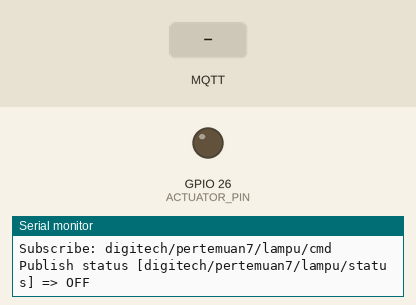
This sketch was run on a simulated ESP32. On the bench: output pins drawn as LEDs (lit = HIGH), the last lines printed to the serial monitor. The inputs (shaded band) are chosen by the test bench. WiFi joins after 1.5 s; servers stay silent unless stated; no MQTT or app messages arrive unless stated.

Above: at 3.2 s.
3.3 s: MQTT message "ON" arrives on the first subscribed topic
At 4.2 s:
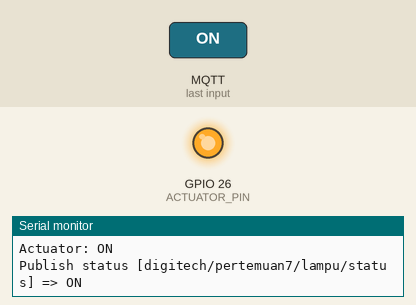
4.8 s: MQTT message "OFF" arrives on the first subscribed topic
At 5.4 s:
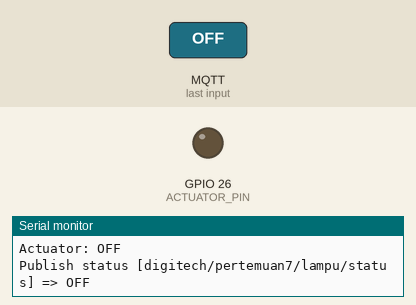
6.3 s: MQTT message "on" arrives on the first subscribed topic
At 7.5 s:
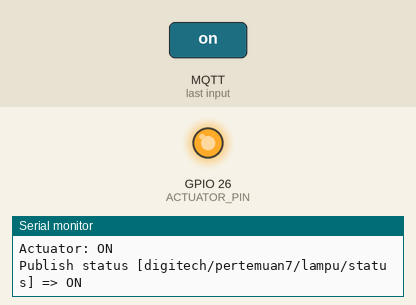
7.8 s: MQTT message "off" arrives on the first subscribed topic
At 8.8 s:
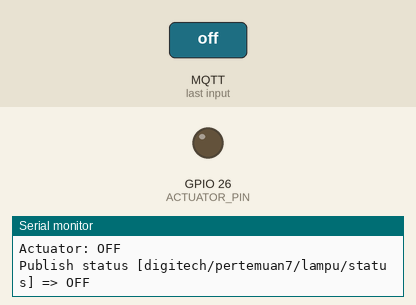
Timing chart, 0 to 10.3 s (numbered marks = the images above; inputs shaded):
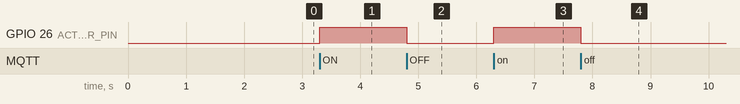

Measured:
- after the input at 3.3 s, GPIO 26 (ACTUATOR_PIN): LOW → HIGH at once
- after the input at 4.8 s, GPIO 26 (ACTUATOR_PIN): HIGH → LOW at once
- after the input at 6.3 s, GPIO 26 (ACTUATOR_PIN): LOW → HIGH at once
- after the input at 7.8 s, GPIO 26 (ACTUATOR_PIN): HIGH → LOW at once

The sketch:

mqtt_kontrol_lampu.ino
```cpp
/*
  Pertemuan 7 - Mini Project MQTT Kontrol Lampu/Relay/Buzzer (ESP32)

  Fungsi:
  - Subscribe topic perintah: digitech/pertemuan7/lampu/cmd
  - Payload "ON"  => actuator menyala
  - Payload "OFF" => actuator mati
  - Publish status ke: digitech/pertemuan7/lampu/status

  Library yang diperlukan (Arduino Library Manager):
  - PubSubClient (by Nick O'Leary)
*/

#include <WiFi.h>
#include <PubSubClient.h>

// ---------------------------------------------------------------------------
// KONFIGURASI (isi sesuai WiFi dan broker)
// ---------------------------------------------------------------------------
const char* ssid = "<WIFI_SSID>";
const char* password = "<WIFI_PASSWORD>";

const char* mqtt_server = "broker.hivemq.com";
const int mqtt_port = 1883;

const char* topicCmd = "digitech/pertemuan7/lampu/cmd";
const char* topicStatus = "digitech/pertemuan7/lampu/status";

// Ganti sesuai pin output yang dipakai
// Contoh:
// - Relay IN  : 26
// - Buzzer +  : 26
const int ACTUATOR_PIN = 26;

// Beberapa relay modul aktif LOW.
// Jika relay Anda aktif LOW, ubah ke true.
const bool RELAY_ACTIVE_LOW = false;

WiFiClient espClient;
PubSubClient mqttClient(espClient);

bool isOn = false;

void connectWiFi();
void connectMQTT();
void setActuator(bool on);
void publishStatus();
void mqttCallback(char* topic, byte* payload, unsigned int length);

void setup() {
  Serial.begin(115200);
  delay(500);
  Serial.println();
  Serial.println("=== Pertemuan 7: MQTT Kontrol Lampu ===");

  pinMode(ACTUATOR_PIN, OUTPUT);
  setActuator(false);  // default mati saat boot

  connectWiFi();

  mqttClient.setServer(mqtt_server, mqtt_port);
  mqttClient.setCallback(mqttCallback);
  connectMQTT();
}

void loop() {
  if (WiFi.status() != WL_CONNECTED) {
    connectWiFi();
  }

  if (!mqttClient.connected()) {
    connectMQTT();
  }

  mqttClient.loop();
}

void connectWiFi() {
  if (WiFi.status() == WL_CONNECTED) return;

  Serial.print("Menghubungkan WiFi: ");
  Serial.println(ssid);
  WiFi.begin(ssid, password);

  int coba = 0;
  while (WiFi.status() != WL_CONNECTED) {
    delay(500);
    Serial.print(".");
    coba++;
    if (coba > 60) {
      Serial.println();
      Serial.println("Gagal konek WiFi. Cek SSID/password.");
      delay(2000);
      return;
    }
  }

  Serial.println();
  Serial.print("WiFi tersambung, IP: ");
  Serial.println(WiFi.localIP());
}

void connectMQTT() {
  while (!mqttClient.connected()) {
    String clientId = "esp32-p7-";
    clientId += String((uint32_t)ESP.getEfuseMac(), HEX);

    Serial.print("MQTT konek sebagai ");
    Serial.println(clientId);

    if (mqttClient.connect(clientId.c_str())) {
      Serial.println("MQTT tersambung");
      mqttClient.subscribe(topicCmd);
      Serial.print("Subscribe: ");
      Serial.println(topicCmd);
      publishStatus();
      return;
    }

    Serial.print("MQTT gagal, rc=");
    Serial.print(mqttClient.state());
    Serial.println(" -> ulang 2 detik");
    delay(2000);
  }
}

void setActuator(bool on) {
  isOn = on;

  if (RELAY_ACTIVE_LOW) {
    digitalWrite(ACTUATOR_PIN, on ? LOW : HIGH);
  } else {
    digitalWrite(ACTUATOR_PIN, on ? HIGH : LOW);
  }

  Serial.print("Actuator: ");
  Serial.println(isOn ? "ON" : "OFF");
}

void publishStatus() {
  const char* statusText = isOn ? "ON" : "OFF";
  bool ok = mqttClient.publish(topicStatus, statusText, true);  // retained
  Serial.print("Publish status [");
  Serial.print(topicStatus);
  Serial.print("] => ");
  Serial.println(ok ? statusText : "GAGAL");
}

void mqttCallback(char* topic, byte* payload, unsigned int length) {
  String pesan = "";
  for (unsigned int i = 0; i < length; i++) {
    pesan += (char)payload[i];
  }
  pesan.trim();
  pesan.toUpperCase();

  Serial.print("Pesan masuk [");
  Serial.print(topic);
  Serial.print("] => ");
  Serial.println(pesan);

  if (String(topic) == topicCmd) {
    if (pesan == "ON") {
      setActuator(true);
      publishStatus();
    } else if (pesan == "OFF") {
      setActuator(false);
      publishStatus();
    } else {
      Serial.println("Perintah tidak dikenal. Gunakan ON/OFF.");
    }
  }
}
```
